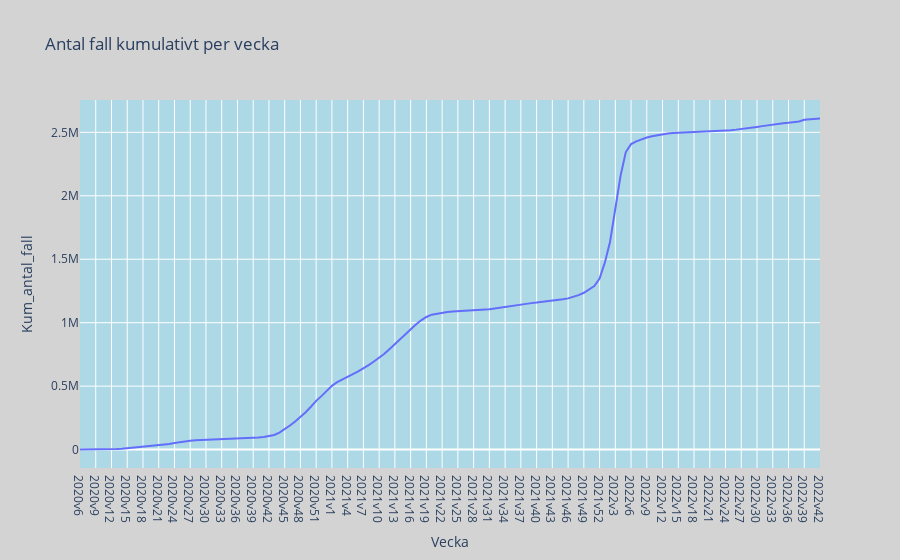

The notebook cell this image was saved under:
### Code cell
fig = px.line(veckodata_riket, x='Vecka', y='Kum_antal_fall', title='Antal fall kumulativt per vecka')
fig.update_layout(
    plot_bgcolor='lightblue', 
    paper_bgcolor='lightgrey' 
)
fig.show()

### Figure 1 — Plotly figure (JSON) as saved in the notebook; plotly's stock layout.template omitted (floating-point values rounded to 4 significant figures; data arrays with more than 128 entries replaced by an {"elided": "..."} marker saying what was removed)
{"data": [{"hovertemplate": "Vecka=%{x}<br>Kum_antal_fall=%{y}<extra></extra>", "legendgroup": "", "line": {"color": "#636efa", "dash": "solid"}, "marker": {"symbol": "circle"}, "mode": "lines", "name": "", "orientation": "v", "showlegend": false, "type": "scatter", "x": {"elided": "142 str values"}, "xaxis": "x", "y": {"elided": "142 int values"}, "yaxis": "y"}], "layout": {"legend": {"tracegroupgap": 0}, "paper_bgcolor": "lightgrey", "plot_bgcolor": "lightblue", "title": {"text": "Antal fall kumulativt per vecka"}, "xaxis": {"anchor": "y", "domain": [0, 1], "title": {"text": "Vecka"}}, "yaxis": {"anchor": "x", "domain": [0, 1], "title": {"text": "Kum_antal_fall"}}}}
